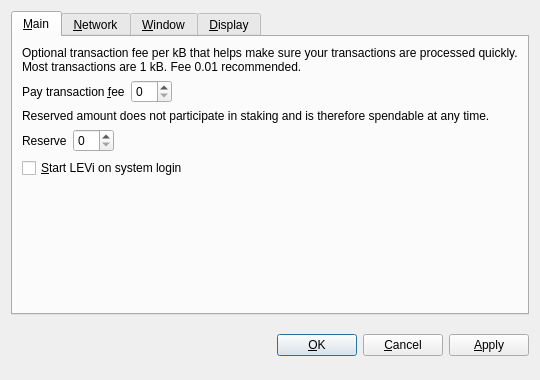
<?xml version="1.0" encoding="UTF-8"?>
<ui version="4.0">
 <class>OptionsDialog</class>
 <widget class="QDialog" name="OptionsDialog">
  <property name="geometry">
   <rect>
    <x>0</x>
    <y>0</y>
    <width>540</width>
    <height>380</height>
   </rect>
  </property>
  <property name="windowTitle">
   <string>Options</string>
  </property>
  <property name="modal">
   <bool>true</bool>
  </property>
  <layout class="QVBoxLayout" name="verticalLayout">
   <item>
    <widget class="QTabWidget" name="tabWidget">
     <property name="tabPosition">
      <enum>QTabWidget::North</enum>
     </property>
     <property name="currentIndex">
      <number>0</number>
     </property>
     <widget class="QWidget" name="tabMain">
      <attribute name="title">
       <string>&amp;Main</string>
      </attribute>
      <layout class="QVBoxLayout" name="verticalLayout_Main">
       <item>
        <widget class="QLabel" name="transactionFeeInfoLabel">
         <property name="text">
          <string>Optional transaction fee per kB that helps make sure your transactions are processed quickly. Most transactions are 1 kB. Fee 0.01 recommended.</string>
         </property>
         <property name="textFormat">
          <enum>Qt::PlainText</enum>
         </property>
         <property name="wordWrap">
          <bool>true</bool>
         </property>
        </widget>
       </item>
       <item>
        <layout class="QHBoxLayout" name="horizontalLayoutFee">
         <item>
          <widget class="QLabel" name="transactionFeeLabel">
           <property name="text">
            <string>Pay transaction &amp;fee</string>
           </property>
           <property name="textFormat">
            <enum>Qt::PlainText</enum>
           </property>
           <property name="buddy">
            <cstring>transactionFee</cstring>
           </property>
          </widget>
         </item>
         <item>
          <widget class="BitcoinAmountField" name="transactionFee"/>
         </item>
         <item>
          <spacer name="horizontalSpacerFee">
           <property name="orientation">
            <enum>Qt::Horizontal</enum>
           </property>
           <property name="sizeHint" stdset="0">
            <size>
             <width>40</width>
             <height>20</height>
            </size>
           </property>
          </spacer>
         </item>
        </layout>
       </item>
       <item>
        <widget class="QLabel" name="reserveBalanceInfoLabel">
         <property name="text">
          <string>Reserved amount does not participate in staking and is therefore spendable at any time.</string>
         </property>
         <property name="textFormat">
          <enum>Qt::PlainText</enum>
         </property>
         <property name="wordWrap">
          <bool>true</bool>
         </property>
        </widget>
       </item>
       <item>
        <layout class="QHBoxLayout" name="horizontalLayoutReserveBalance">
         <item>
          <widget class="QLabel" name="reserveBalanceLabel">
           <property name="text">
            <string>Reserve</string>
           </property>
           <property name="textFormat">
            <enum>Qt::PlainText</enum>
           </property>
           <property name="buddy">
            <cstring>reserveBalance</cstring>
           </property>
          </widget>
         </item>
         <item>
          <widget class="BitcoinAmountField" name="reserveBalance"/>
         </item>
         <item>
          <spacer name="horizontalSpacerReserveBalance">
           <property name="orientation">
            <enum>Qt::Horizontal</enum>
           </property>
           <property name="sizeHint" stdset="0">
            <size>
             <width>40</width>
             <height>20</height>
            </size>
           </property>
          </spacer>
         </item>
        </layout>
       </item>
       <item>
        <widget class="QCheckBox" name="bitcoinAtStartup">
         <property name="toolTip">
          <string>Automatically start LEVi after logging in to the system.</string>
         </property>
         <property name="text">
          <string>&amp;Start LEVi on system login</string>
         </property>
        </widget>
       </item>
       <item>
        <spacer name="verticalSpacer_Main">
         <property name="orientation">
          <enum>Qt::Vertical</enum>
         </property>
         <property name="sizeHint" stdset="0">
          <size>
           <width>20</width>
           <height>40</height>
          </size>
         </property>
        </spacer>
       </item>
      </layout>
     </widget>
     <widget class="QWidget" name="tabNetwork">
      <attribute name="title">
       <string>&amp;Network</string>
      </attribute>
      <layout class="QVBoxLayout" name="verticalLayout_Network">
       <item>
        <widget class="QCheckBox" name="mapPortUpnp">
         <property name="toolTip">
          <string>Automatically open the LEVi client port on the router. This only works when your router supports UPnP and it is enabled.</string>
         </property>
         <property name="text">
          <string>Map port using &amp;UPnP</string>
         </property>
        </widget>
       </item>
       <item>
        <widget class="QCheckBox" name="connectSocks">
         <property name="toolTip">
          <string>Connect to the LEVi network through a SOCKS proxy (e.g. when connecting through Tor).</string>
         </property>
         <property name="text">
          <string>&amp;Connect through SOCKS proxy:</string>
         </property>
        </widget>
       </item>
       <item>
        <layout class="QHBoxLayout" name="horizontalLayout_Network">
         <item>
          <widget class="QLabel" name="proxyIpLabel">
           <property name="text">
            <string>Proxy &amp;IP:</string>
           </property>
           <property name="textFormat">
            <enum>Qt::PlainText</enum>
           </property>
           <property name="buddy">
            <cstring>proxyIp</cstring>
           </property>
          </widget>
         </item>
         <item>
          <widget class="QValidatedLineEdit" name="proxyIp">
           <property name="maximumSize">
            <size>
             <width>140</width>
             <height>16777215</height>
            </size>
           </property>
           <property name="toolTip">
            <string>IP address of the proxy (e.g. 127.0.0.1)</string>
           </property>
          </widget>
         </item>
         <item>
          <widget class="QLabel" name="proxyPortLabel">
           <property name="text">
            <string>&amp;Port:</string>
           </property>
           <property name="textFormat">
            <enum>Qt::PlainText</enum>
           </property>
           <property name="buddy">
            <cstring>proxyPort</cstring>
           </property>
          </widget>
         </item>
         <item>
          <widget class="QLineEdit" name="proxyPort">
           <property name="maximumSize">
            <size>
             <width>55</width>
             <height>16777215</height>
            </size>
           </property>
           <property name="toolTip">
            <string>Port of the proxy (e.g. 9050)</string>
           </property>
          </widget>
         </item>
         <item>
          <widget class="QLabel" name="socksVersionLabel">
           <property name="text">
            <string>SOCKS &amp;Version:</string>
           </property>
           <property name="textFormat">
            <enum>Qt::PlainText</enum>
           </property>
           <property name="buddy">
            <cstring>socksVersion</cstring>
           </property>
          </widget>
         </item>
         <item>
          <widget class="QValueComboBox" name="socksVersion">
           <property name="toolTip">
            <string>SOCKS version of the proxy (e.g. 5)</string>
           </property>
          </widget>
         </item>
         <item>
          <spacer name="horizontalSpacer_Network">
           <property name="orientation">
            <enum>Qt::Horizontal</enum>
           </property>
           <property name="sizeHint" stdset="0">
            <size>
             <width>40</width>
             <height>20</height>
            </size>
           </property>
          </spacer>
         </item>
        </layout>
       </item>
       <item>
        <spacer name="verticalSpacer_Network">
         <property name="orientation">
          <enum>Qt::Vertical</enum>
         </property>
         <property name="sizeHint" stdset="0">
          <size>
           <width>20</width>
           <height>40</height>
          </size>
         </property>
        </spacer>
       </item>
      </layout>
     </widget>
     <widget class="QWidget" name="tabWindow">
      <attribute name="title">
       <string>&amp;Window</string>
      </attribute>
      <layout class="QVBoxLayout" name="verticalLayout_Window">
       <item>
        <widget class="QCheckBox" name="minimizeToTray">
         <property name="toolTip">
          <string>Show only a tray icon after minimizing the window.</string>
         </property>
         <property name="text">
          <string>&amp;Minimize to the tray instead of the taskbar</string>
         </property>
        </widget>
       </item>
       <item>
        <widget class="QCheckBox" name="minimizeOnClose">
         <property name="toolTip">
          <string>Minimize instead of exit the application when the window is closed. When this option is enabled, the application will be closed only after selecting Quit in the menu.</string>
         </property>
         <property name="text">
          <string>M&amp;inimize on close</string>
         </property>
        </widget>
       </item>
       <item>
        <spacer name="verticalSpacer_Window">
         <property name="orientation">
          <enum>Qt::Vertical</enum>
         </property>
         <property name="sizeHint" stdset="0">
          <size>
           <width>20</width>
           <height>40</height>
          </size>
         </property>
        </spacer>
       </item>
      </layout>
     </widget>
     <widget class="QWidget" name="tabDisplay">
      <attribute name="title">
       <string>&amp;Display</string>
      </attribute>
      <layout class="QVBoxLayout" name="verticalLayout_Display">
       <item>
        <layout class="QHBoxLayout" name="horizontalLayout_1_Display">
         <item>
          <widget class="QLabel" name="langLabel">
           <property name="text">
            <string>User Interface &amp;language:</string>
           </property>
           <property name="textFormat">
            <enum>Qt::PlainText</enum>
           </property>
           <property name="buddy">
            <cstring>lang</cstring>
           </property>
          </widget>
         </item>
         <item>
          <widget class="QValueComboBox" name="lang">
           <property name="toolTip">
            <string>The user interface language can be set here. This setting will take effect after restarting LEVi.</string>
           </property>
          </widget>
         </item>
        </layout>
       </item>
       <item>
        <layout class="QHBoxLayout" name="horizontalLayout_2_Display">
         <item>
          <widget class="QLabel" name="unitLabel">
           <property name="text">
            <string>&amp;Unit to show amounts in:</string>
           </property>
           <property name="textFormat">
            <enum>Qt::PlainText</enum>
           </property>
           <property name="buddy">
            <cstring>unit</cstring>
           </property>
          </widget>
         </item>
         <item>
          <widget class="QValueComboBox" name="unit">
           <property name="toolTip">
            <string>Choose the default subdivision unit to show in the interface and when sending coins.</string>
           </property>
          </widget>
         </item>
        </layout>
       </item>
       <item>
        <widget class="QCheckBox" name="displayAddresses">
         <property name="toolTip">
          <string>Whether to show LEVi addresses in the transaction list or not.</string>
         </property>
         <property name="text">
          <string>&amp;Display addresses in transaction list</string>
         </property>
        </widget>
       </item>
       <item>
        <widget class="QCheckBox" name="coinControlFeatures">
         <property name="toolTip">
          <string>Whether to show coin control features or not.</string>
         </property>
         <property name="text">
          <string>Display coin &amp;control features (experts only!)</string>
         </property>
        </widget>
       </item>
       <item>
        <spacer name="verticalSpacer_Display">
         <property name="orientation">
          <enum>Qt::Vertical</enum>
         </property>
         <property name="sizeHint" stdset="0">
          <size>
           <width>20</width>
           <height>40</height>
          </size>
         </property>
        </spacer>
       </item>
      </layout>
     </widget>
    </widget>
   </item>
   <item>
    <layout class="QHBoxLayout" name="horizontalLayout_Buttons">
     <item>
      <spacer name="horizontalSpacer_1">
       <property name="orientation">
        <enum>Qt::Horizontal</enum>
       </property>
       <property name="sizeHint" stdset="0">
        <size>
         <width>40</width>
         <height>48</height>
        </size>
       </property>
      </spacer>
     </item>
     <item>
      <widget class="QLabel" name="statusLabel">
       <property name="font">
        <font>
         <weight>75</weight>
         <bold>true</bold>
        </font>
       </property>
       <property name="text">
        <string/>
       </property>
       <property name="textFormat">
        <enum>Qt::PlainText</enum>
       </property>
       <property name="wordWrap">
        <bool>true</bool>
       </property>
      </widget>
     </item>
     <item>
      <spacer name="horizontalSpacer_2">
       <property name="orientation">
        <enum>Qt::Horizontal</enum>
       </property>
       <property name="sizeHint" stdset="0">
        <size>
         <width>40</width>
         <height>48</height>
        </size>
       </property>
      </spacer>
     </item>
     <item>
      <widget class="QPushButton" name="okButton">
       <property name="text">
        <string>&amp;OK</string>
       </property>
      </widget>
     </item>
     <item>
      <widget class="QPushButton" name="cancelButton">
       <property name="text">
        <string>&amp;Cancel</string>
       </property>
       <property name="autoDefault">
        <bool>false</bool>
       </property>
      </widget>
     </item>
     <item>
      <widget class="QPushButton" name="applyButton">
       <property name="text">
        <string>&amp;Apply</string>
       </property>
       <property name="autoDefault">
        <bool>false</bool>
       </property>
      </widget>
     </item>
    </layout>
   </item>
  </layout>
 </widget>
 <customwidgets>
  <customwidget>
   <class>BitcoinAmountField</class>
   <extends>QSpinBox</extends>
   <header>bitcoinamountfield.h</header>
  </customwidget>
  <customwidget>
   <class>QValueComboBox</class>
   <extends>QComboBox</extends>
   <header>qvaluecombobox.h</header>
  </customwidget>
  <customwidget>
   <class>QValidatedLineEdit</class>
   <extends>QLineEdit</extends>
   <header>qvalidatedlineedit.h</header>
  </customwidget>
 </customwidgets>
 <resources/>
 <connections/>
</ui>
